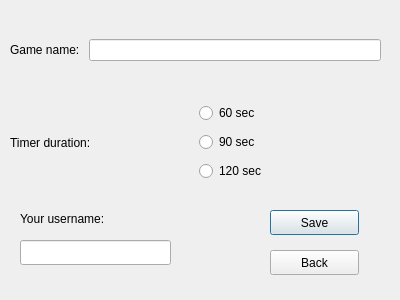
<?xml version="1.0" encoding="UTF-8"?>
<ui version="4.0">
 <class>Settings</class>
 <widget class="QDialog" name="Settings">
  <property name="geometry">
   <rect>
    <x>0</x>
    <y>0</y>
    <width>400</width>
    <height>300</height>
   </rect>
  </property>
  <property name="windowTitle">
   <string>Settings</string>
  </property>
  <widget class="QWidget" name="horizontalLayoutWidget">
   <property name="geometry">
    <rect>
     <x>10</x>
     <y>10</y>
     <width>371</width>
     <height>80</height>
    </rect>
   </property>
   <layout class="QHBoxLayout" name="horizontalLayout">
    <item>
     <widget class="QLabel" name="label">
      <property name="text">
       <string>Game name: </string>
      </property>
     </widget>
    </item>
    <item>
     <widget class="QLineEdit" name="lnRoomName"/>
    </item>
   </layout>
  </widget>
  <widget class="QWidget" name="horizontalLayoutWidget_2">
   <property name="geometry">
    <rect>
     <x>10</x>
     <y>100</y>
     <width>371</width>
     <height>85</height>
    </rect>
   </property>
   <layout class="QHBoxLayout" name="horizontalLayout_2">
    <item>
     <widget class="QLabel" name="label_2">
      <property name="text">
       <string>Timer duration:</string>
      </property>
     </widget>
    </item>
    <item>
     <layout class="QVBoxLayout" name="verticalLayout">
      <item>
       <widget class="QRadioButton" name="rBtn60">
        <property name="text">
         <string>60 sec</string>
        </property>
       </widget>
      </item>
      <item>
       <widget class="QRadioButton" name="rBtn90">
        <property name="text">
         <string>90 sec</string>
        </property>
       </widget>
      </item>
      <item>
       <widget class="QRadioButton" name="rBtn120">
        <property name="text">
         <string>120 sec</string>
        </property>
       </widget>
      </item>
     </layout>
    </item>
   </layout>
  </widget>
  <widget class="QPushButton" name="pbSave">
   <property name="geometry">
    <rect>
     <x>270</x>
     <y>210</y>
     <width>89</width>
     <height>25</height>
    </rect>
   </property>
   <property name="text">
    <string>Save</string>
   </property>
  </widget>
  <widget class="QPushButton" name="pushButton_2">
   <property name="geometry">
    <rect>
     <x>270</x>
     <y>250</y>
     <width>89</width>
     <height>25</height>
    </rect>
   </property>
   <property name="text">
    <string>Back</string>
   </property>
  </widget>
  <widget class="QLabel" name="label_3">
   <property name="geometry">
    <rect>
     <x>20</x>
     <y>210</y>
     <width>111</width>
     <height>17</height>
    </rect>
   </property>
   <property name="text">
    <string>Your username:</string>
   </property>
  </widget>
  <widget class="QLineEdit" name="leUsername">
   <property name="geometry">
    <rect>
     <x>20</x>
     <y>240</y>
     <width>151</width>
     <height>25</height>
    </rect>
   </property>
  </widget>
 </widget>
 <resources/>
 <connections/>
</ui>
